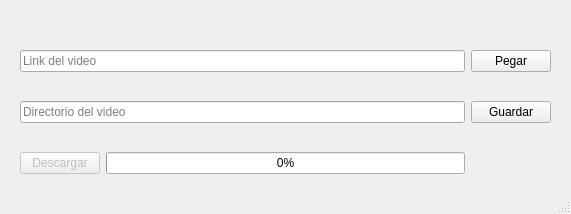
<?xml version="1.0" encoding="UTF-8"?>
<ui version="4.0">
 <class>MainWindow</class>
 <widget class="QMainWindow" name="MainWindow">
  <property name="geometry">
   <rect>
    <x>0</x>
    <y>0</y>
    <width>571</width>
    <height>214</height>
   </rect>
  </property>
  <property name="minimumSize">
   <size>
    <width>571</width>
    <height>214</height>
   </size>
  </property>
  <property name="maximumSize">
   <size>
    <width>571</width>
    <height>214</height>
   </size>
  </property>
  <property name="windowTitle">
   <string>Youtube Downloader T</string>
  </property>
  <property name="autoFillBackground">
   <bool>false</bool>
  </property>
  <property name="tabShape">
   <enum>QTabWidget::Rounded</enum>
  </property>
  <widget class="QWidget" name="centralwidget">
   <widget class="QWidget" name="gridLayoutWidget">
    <property name="geometry">
     <rect>
      <x>20</x>
      <y>50</y>
      <width>531</width>
      <height>124</height>
     </rect>
    </property>
    <layout class="QGridLayout" name="gridLayout_3">
     <item row="0" column="1">
      <widget class="QPushButton" name="pushButton_pegar">
       <property name="text">
        <string>Pegar</string>
       </property>
      </widget>
     </item>
     <item row="4" column="0">
      <layout class="QHBoxLayout" name="horizontalLayout_5">
       <item>
        <widget class="QPushButton" name="pushButton_descargar">
         <property name="enabled">
          <bool>false</bool>
         </property>
         <property name="text">
          <string>Descargar</string>
         </property>
        </widget>
       </item>
       <item>
        <widget class="QProgressBar" name="progressBar">
         <property name="value">
          <number>0</number>
         </property>
        </widget>
       </item>
      </layout>
     </item>
     <item row="2" column="0">
      <widget class="QLineEdit" name="lineEdit_directorio">
       <property name="placeholderText">
        <string>Directorio del video</string>
       </property>
      </widget>
     </item>
     <item row="2" column="1">
      <widget class="QPushButton" name="pushButton_guardar">
       <property name="text">
        <string>Guardar</string>
       </property>
      </widget>
     </item>
     <item row="3" column="0">
      <spacer name="verticalSpacer_2">
       <property name="orientation">
        <enum>Qt::Vertical</enum>
       </property>
       <property name="sizeHint" stdset="0">
        <size>
         <width>20</width>
         <height>40</height>
        </size>
       </property>
      </spacer>
     </item>
     <item row="0" column="0">
      <widget class="QLineEdit" name="lineEdit_link">
       <property name="placeholderText">
        <string>Link del video</string>
       </property>
      </widget>
     </item>
     <item row="1" column="0">
      <spacer name="verticalSpacer">
       <property name="orientation">
        <enum>Qt::Vertical</enum>
       </property>
       <property name="sizeHint" stdset="0">
        <size>
         <width>20</width>
         <height>40</height>
        </size>
       </property>
      </spacer>
     </item>
    </layout>
   </widget>
  </widget>
  <widget class="QStatusBar" name="statusbar"/>
 </widget>
 <resources/>
 <connections/>
</ui>
